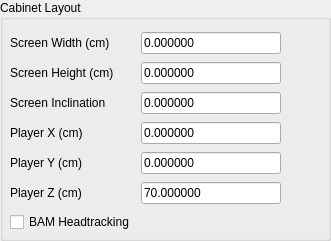
    <widget class="QGroupBox" name="GroupBoxCabinetLayout">
     <property name="geometry">
      <rect>
       <x>880</x>
       <y>310</y>
       <width>331</width>
       <height>241</height>
      </rect>
     </property>
     <property name="title">
      <string>Cabinet Layout</string>
     </property>
     <property name="flat">
      <bool>false</bool>
     </property>
     <widget class="QWidget" name="gridLayoutWidget_9">
      <property name="geometry">
       <rect>
        <x>10</x>
        <y>30</y>
        <width>271</width>
        <height>204</height>
       </rect>
      </property>
      <layout class="QGridLayout" name="GridCabinetLayout">
       <item row="4" column="1">
        <widget class="QLineEdit" name="ScreenPlayerY">
         <property name="maximumSize">
          <size>
           <width>300</width>
           <height>16777215</height>
          </size>
         </property>
         <property name="inputMask">
          <string/>
         </property>
         <property name="text">
          <string>0.000000</string>
         </property>
        </widget>
       </item>
       <item row="1" column="0">
        <widget class="QLabel" name="LabelScreenHeight">
         <property name="frameShape">
          <enum>QFrame::Shape::NoFrame</enum>
         </property>
         <property name="text">
          <string>Screen Height (cm)</string>
         </property>
        </widget>
       </item>
       <item row="5" column="1">
        <widget class="QLineEdit" name="ScreenPlayerZ">
         <property name="maximumSize">
          <size>
           <width>300</width>
           <height>16777215</height>
          </size>
         </property>
         <property name="inputMask">
          <string/>
         </property>
         <property name="text">
          <string>70.000000</string>
         </property>
        </widget>
       </item>
       <item row="1" column="1">
        <widget class="QLineEdit" name="ScreenHeight">
         <property name="maximumSize">
          <size>
           <width>300</width>
           <height>16777215</height>
          </size>
         </property>
         <property name="inputMask">
          <string/>
         </property>
         <property name="text">
          <string>0.000000</string>
         </property>
        </widget>
       </item>
       <item row="2" column="0">
        <widget class="QLabel" name="LabelScreenInclination">
         <property name="frameShape">
          <enum>QFrame::Shape::NoFrame</enum>
         </property>
         <property name="text">
          <string>Screen Inclination</string>
         </property>
        </widget>
       </item>
       <item row="4" column="0">
        <widget class="QLabel" name="LabelPlayerY">
         <property name="frameShape">
          <enum>QFrame::Shape::NoFrame</enum>
         </property>
         <property name="text">
          <string>Player Y (cm)</string>
         </property>
        </widget>
       </item>
       <item row="3" column="0">
        <widget class="QLabel" name="LabelPlayerZ">
         <property name="frameShape">
          <enum>QFrame::Shape::NoFrame</enum>
         </property>
         <property name="text">
          <string>Player X (cm)</string>
         </property>
        </widget>
       </item>
       <item row="0" column="1">
        <widget class="QLineEdit" name="ScreenWidth">
         <property name="maximumSize">
          <size>
           <width>300</width>
           <height>16777215</height>
          </size>
         </property>
         <property name="inputMask">
          <string/>
         </property>
         <property name="text">
          <string>0.000000</string>
         </property>
        </widget>
       </item>
       <item row="0" column="0">
        <widget class="QLabel" name="LabelScreenWidth">
         <property name="frameShape">
          <enum>QFrame::Shape::NoFrame</enum>
         </property>
         <property name="text">
          <string>Screen Width (cm)</string>
         </property>
        </widget>
       </item>
       <item row="5" column="0">
        <widget class="QLabel" name="LabelPlayerZ_2">
         <property name="frameShape">
          <enum>QFrame::Shape::NoFrame</enum>
         </property>
         <property name="text">
          <string>Player Z (cm)</string>
         </property>
        </widget>
       </item>
       <item row="3" column="1">
        <widget class="QLineEdit" name="ScreenPlayerX">
         <property name="maximumSize">
          <size>
           <width>300</width>
           <height>16777215</height>
          </size>
         </property>
         <property name="inputMask">
          <string/>
         </property>
         <property name="text">
          <string>0.000000</string>
         </property>
        </widget>
       </item>
       <item row="2" column="1">
        <widget class="QLineEdit" name="ScreenInclination">
         <property name="maximumSize">
          <size>
           <width>300</width>
           <height>16777215</height>
          </size>
         </property>
         <property name="inputMask">
          <string/>
         </property>
         <property name="text">
          <string>0.000000</string>
         </property>
        </widget>
       </item>
       <item row="6" column="0">
        <widget class="QCheckBox" name="BAMHeadTracking">
         <property name="text">
          <string>BAM Headtracking</string>
         </property>
        </widget>
       </item>
      </layout>
     </widget>
    </widget>
